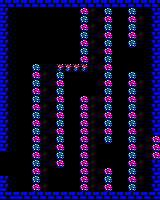

Rendered tile map (Tiled .tmx) drawn with the repository's tilesets; below, a short description and the full map source, tile grids included:
An orthogonal 20x25 tile map with 8x8 px tiles, 1 tile layer (Capa de Patrones 1).

<map version="1.2" tiledversion="1.2.4" orientation="orthogonal" renderorder="right-down" width="20" height="25" tilewidth="8" tileheight="8" infinite="0" nextlayerid="2" nextobjectid="1">
 <tileset firstgid="1" source="sp.tsx" />
 <layer id="1" name="Capa de Patrones 1" width="20" height="25">
  <data encoding="csv">
17,17,17,17,17,17,17,17,17,17,17,17,17,17,17,17,17,17,17,17,
17,1,1,1,1,1,1,1,1,1,38,1,1,36,1,1,36,1,1,16,
17,1,1,1,1,1,1,1,1,1,36,1,1,38,1,1,38,1,1,16,
17,1,1,1,1,1,1,1,1,1,38,1,1,36,1,1,36,1,1,16,
17,1,1,1,1,1,1,1,1,1,36,1,1,38,1,1,38,1,1,16,
17,1,1,1,1,1,1,1,1,1,38,1,1,36,1,1,36,1,1,16,
17,1,1,1,1,1,1,1,1,1,36,1,1,38,1,1,1,1,1,16,
17,1,1,1,1,1,1,1,1,1,38,1,1,36,1,1,1,1,1,16,
17,1,1,1,36,1,1,9,9,9,9,1,1,38,1,1,1,1,1,16,
17,1,1,1,38,1,1,36,1,1,1,1,1,36,1,1,36,1,1,16,
17,1,1,1,36,1,1,38,1,1,1,1,1,38,1,1,38,1,1,16,
17,1,1,1,38,1,1,36,1,1,1,1,1,36,1,1,36,1,1,16,
17,1,1,1,36,1,1,38,1,1,38,1,1,38,1,1,38,1,1,16,
17,1,1,1,38,1,1,36,1,1,38,1,1,36,1,1,36,1,1,16,
17,1,1,1,36,1,1,38,1,1,38,1,1,38,1,1,38,1,1,16,
17,1,1,1,38,1,1,36,1,1,38,1,1,36,1,1,36,1,1,16,
17,1,1,1,36,1,1,38,1,1,38,1,1,38,1,1,38,1,1,16,
17,1,1,1,38,1,1,36,1,1,38,1,1,36,1,1,36,1,1,38,
17,1,1,1,36,1,1,38,1,1,38,1,1,1,1,1,38,1,1,38,
1,1,1,1,38,1,1,36,1,1,38,1,1,1,1,1,36,1,1,38,
1,1,1,1,36,1,1,38,1,1,38,1,1,1,1,1,38,1,1,16,
1,1,1,1,38,1,1,1,1,1,38,1,1,38,1,1,36,1,1,16,
17,1,1,1,36,1,1,1,1,1,38,1,1,36,1,1,38,1,1,16,
17,1,1,1,38,1,1,1,1,1,38,1,1,38,1,1,36,1,1,16,
17,16,17,17,17,17,17,17,17,17,17,17,17,17,17,17,17,17,17,16
</data>
 </layer>
</map>
